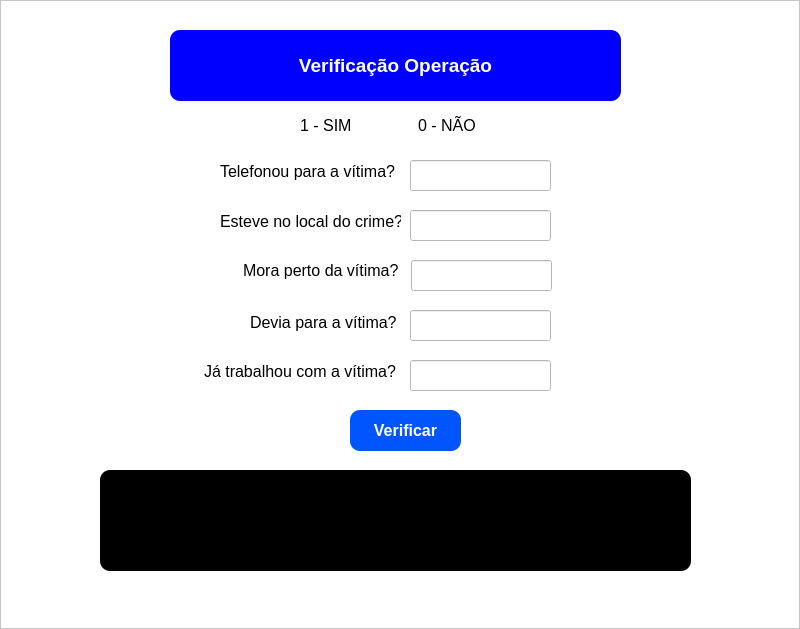
<?xml version="1.0" encoding="UTF-8"?>
<ui version="4.0">
 <class>MainWindow</class>
 <widget class="QMainWindow" name="MainWindow">
  <property name="geometry">
   <rect>
    <x>0</x>
    <y>0</y>
    <width>800</width>
    <height>629</height>
   </rect>
  </property>
  <property name="windowTitle">
   <string>MainWindow</string>
  </property>
  <widget class="QWidget" name="centralwidget">
   <layout class="QHBoxLayout" name="horizontalLayout">
    <property name="spacing">
     <number>0</number>
    </property>
    <property name="leftMargin">
     <number>0</number>
    </property>
    <property name="topMargin">
     <number>0</number>
    </property>
    <property name="rightMargin">
     <number>0</number>
    </property>
    <property name="bottomMargin">
     <number>0</number>
    </property>
    <item>
     <widget class="QFrame" name="frame">
      <property name="styleSheet">
       <string notr="true">background-color: #FFF;</string>
      </property>
      <property name="frameShape">
       <enum>QFrame::StyledPanel</enum>
      </property>
      <property name="frameShadow">
       <enum>QFrame::Raised</enum>
      </property>
      <widget class="QLabel" name="label">
       <property name="geometry">
        <rect>
         <x>170</x>
         <y>30</y>
         <width>451</width>
         <height>71</height>
        </rect>
       </property>
       <property name="font">
        <font>
         <family>Arial</family>
         <pointsize>14</pointsize>
         <weight>75</weight>
         <bold>true</bold>
        </font>
       </property>
       <property name="styleSheet">
        <string notr="true">background-color: #0000ff;
color: #FFF;
border-radius: 10px;</string>
       </property>
       <property name="text">
        <string>Verificação Operação</string>
       </property>
       <property name="alignment">
        <set>Qt::AlignCenter</set>
       </property>
      </widget>
      <widget class="QLabel" name="label_2">
       <property name="geometry">
        <rect>
         <x>220</x>
         <y>156</y>
         <width>181</width>
         <height>31</height>
        </rect>
       </property>
       <property name="font">
        <font>
         <pointsize>12</pointsize>
        </font>
       </property>
       <property name="text">
        <string>Telefonou para a vítima?</string>
       </property>
      </widget>
      <widget class="QLineEdit" name="lineEdit">
       <property name="geometry">
        <rect>
         <x>410</x>
         <y>160</y>
         <width>141</width>
         <height>31</height>
        </rect>
       </property>
      </widget>
      <widget class="QLabel" name="label_verificar">
       <property name="geometry">
        <rect>
         <x>100</x>
         <y>470</y>
         <width>591</width>
         <height>101</height>
        </rect>
       </property>
       <property name="font">
        <font>
         <family>Arial</family>
         <pointsize>12</pointsize>
         <weight>75</weight>
         <bold>true</bold>
        </font>
       </property>
       <property name="styleSheet">
        <string notr="true">
background-color: #000;
color: #FFF;
border-radius: 10px;</string>
       </property>
       <property name="text">
        <string/>
       </property>
       <property name="alignment">
        <set>Qt::AlignCenter</set>
       </property>
      </widget>
      <widget class="QPushButton" name="pb_verificar">
       <property name="geometry">
        <rect>
         <x>350</x>
         <y>410</y>
         <width>111</width>
         <height>41</height>
        </rect>
       </property>
       <property name="font">
        <font>
         <pointsize>12</pointsize>
         <weight>75</weight>
         <bold>true</bold>
        </font>
       </property>
       <property name="styleSheet">
        <string notr="true">background-color: #0055ff;
color: #FFF;
border-radius: 10px;</string>
       </property>
       <property name="text">
        <string>Verificar</string>
       </property>
      </widget>
      <widget class="QLineEdit" name="lineEdit_2">
       <property name="geometry">
        <rect>
         <x>410</x>
         <y>210</y>
         <width>141</width>
         <height>31</height>
        </rect>
       </property>
      </widget>
      <widget class="QLabel" name="label_3">
       <property name="geometry">
        <rect>
         <x>220</x>
         <y>206</y>
         <width>181</width>
         <height>31</height>
        </rect>
       </property>
       <property name="font">
        <font>
         <pointsize>12</pointsize>
        </font>
       </property>
       <property name="text">
        <string>Esteve no local do crime?</string>
       </property>
      </widget>
      <widget class="QLineEdit" name="lineEdit_3">
       <property name="geometry">
        <rect>
         <x>411</x>
         <y>260</y>
         <width>141</width>
         <height>31</height>
        </rect>
       </property>
      </widget>
      <widget class="QLabel" name="label_4">
       <property name="geometry">
        <rect>
         <x>243</x>
         <y>255</y>
         <width>161</width>
         <height>31</height>
        </rect>
       </property>
       <property name="font">
        <font>
         <pointsize>12</pointsize>
        </font>
       </property>
       <property name="text">
        <string>Mora perto da vítima?</string>
       </property>
      </widget>
      <widget class="QLineEdit" name="lineEdit_4">
       <property name="geometry">
        <rect>
         <x>410</x>
         <y>310</y>
         <width>141</width>
         <height>31</height>
        </rect>
       </property>
      </widget>
      <widget class="QLineEdit" name="lineEdit_5">
       <property name="geometry">
        <rect>
         <x>410</x>
         <y>360</y>
         <width>141</width>
         <height>31</height>
        </rect>
       </property>
      </widget>
      <widget class="QLabel" name="label_5">
       <property name="geometry">
        <rect>
         <x>250</x>
         <y>307</y>
         <width>151</width>
         <height>31</height>
        </rect>
       </property>
       <property name="font">
        <font>
         <pointsize>12</pointsize>
        </font>
       </property>
       <property name="text">
        <string>Devia para a vítima?</string>
       </property>
      </widget>
      <widget class="QLabel" name="label_6">
       <property name="geometry">
        <rect>
         <x>204</x>
         <y>356</y>
         <width>201</width>
         <height>31</height>
        </rect>
       </property>
       <property name="font">
        <font>
         <pointsize>12</pointsize>
        </font>
       </property>
       <property name="text">
        <string>Já trabalhou com a vítima?</string>
       </property>
      </widget>
      <widget class="QLabel" name="label_7">
       <property name="geometry">
        <rect>
         <x>300</x>
         <y>110</y>
         <width>191</width>
         <height>31</height>
        </rect>
       </property>
       <property name="font">
        <font>
         <pointsize>12</pointsize>
        </font>
       </property>
       <property name="text">
        <string>1 - SIM               0 - NÃO</string>
       </property>
      </widget>
     </widget>
    </item>
   </layout>
  </widget>
 </widget>
 <resources/>
 <connections/>
</ui>
